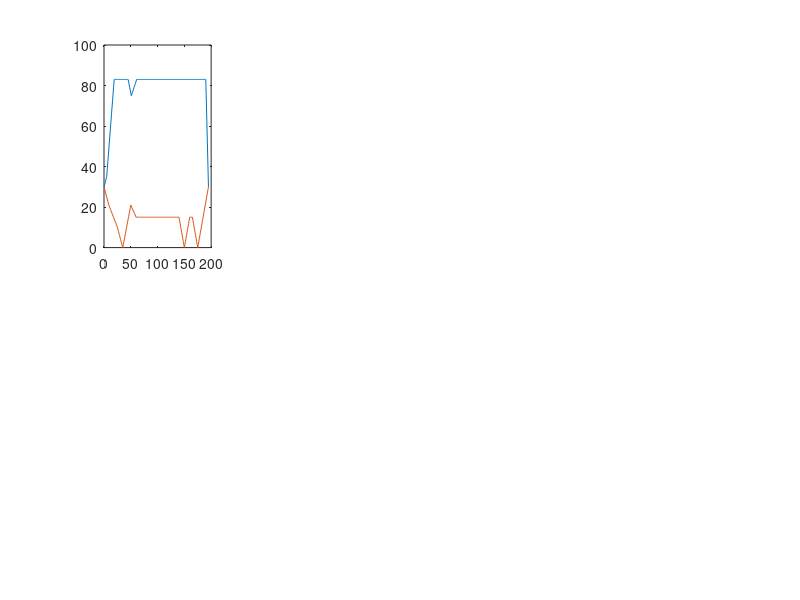

Here is the MATLAB script that generated this plot: (Note: this script raises an error after producing the figure.)
function lab7()

zad1()
zad2()

end

%% funkcja realizujaca zadanie 1
function [] = zad1()

% Musimy sami odczytać węzły interpolacyjne

Xg = [0, 5, 19, 45, 51, 61, 100, 101, 103, 105, 110, 190, 195]
Yg = [30, 35, 83, 83, 75, 83, 83, 83, 83, 83, 83, 83, 30]

Xd=[0, 9, 25, 35, 50, 60, 140, 150, 160, 165, 175, 185, 195]
Yd=[30, 21, 10, 0, 21, 15, 15, 0, 15, 15, 0, 15, 30]

%subplot(1,3,j)
%plot(Z,w);
%hold on
%plot(x,y,'r*');

X=0:195;
Yg=interp1(Xg,Yg,X,'linear');
Yd=interp1(Xd,Yd,X,'linear');

subplot(2,4,1);
plot(X,Yg);
hold on
subplot(2,4,1);
plot(X,Yd)
hold on
plot(Xg,Yg,'r*');
hold on
plot(Xd,Yd,'r*')

X=0:195;
Yg=interp1(Xg,Yg,X,'nearest');
Yd=interp1(Xd,Yd,X,'nearest');

subplot(2,4,2);
plot(X,Yg);
hold on
plot(X,Yd)
hold on
plot(Xg,Yg,'r*');
hold on
plot(Xd,Yd,'r*')

% ....

end

%% funkcja realizujaca zadanie 2
function [] = zad2()

% Zjawisko pogorszenia jakości interpolacji na krańcach przedziału - to
% Efekt Rungego - (pogorszenie jakości interpolacji wielomianowej, mimo
% zwiększenia liczby jej węzłów)
% Aby uniknąć tego efektu, stosuje się interpolację z węzłami coraz gęściej 
% upakowanymi na krańcach przedziału interpolacji.

n = [5, 10, 15];
for j=1:3;
    
x = linspace(-15, 15, n(j));
y = -1./(36 + x.^2);
y = y'; 
V = zeros(n(j),n(j));

%macierz vandermonde'a
for w=1:n(j)         % wiersze macierzy
    for k=0:n(j)-1        
            V(w,k+1)=x(w)^k;
    end
end  

A=inv(V)*y;

Z=-15:0.01:15;

w=0;
i=1;
for i=1:n(j)            % wiersze macierzy
    w=w+A(i)*Z.^(i-1);
end

subplot(1,3,j)
plot(Z,w);
hold on
plot(x,y,'r*');
end

end